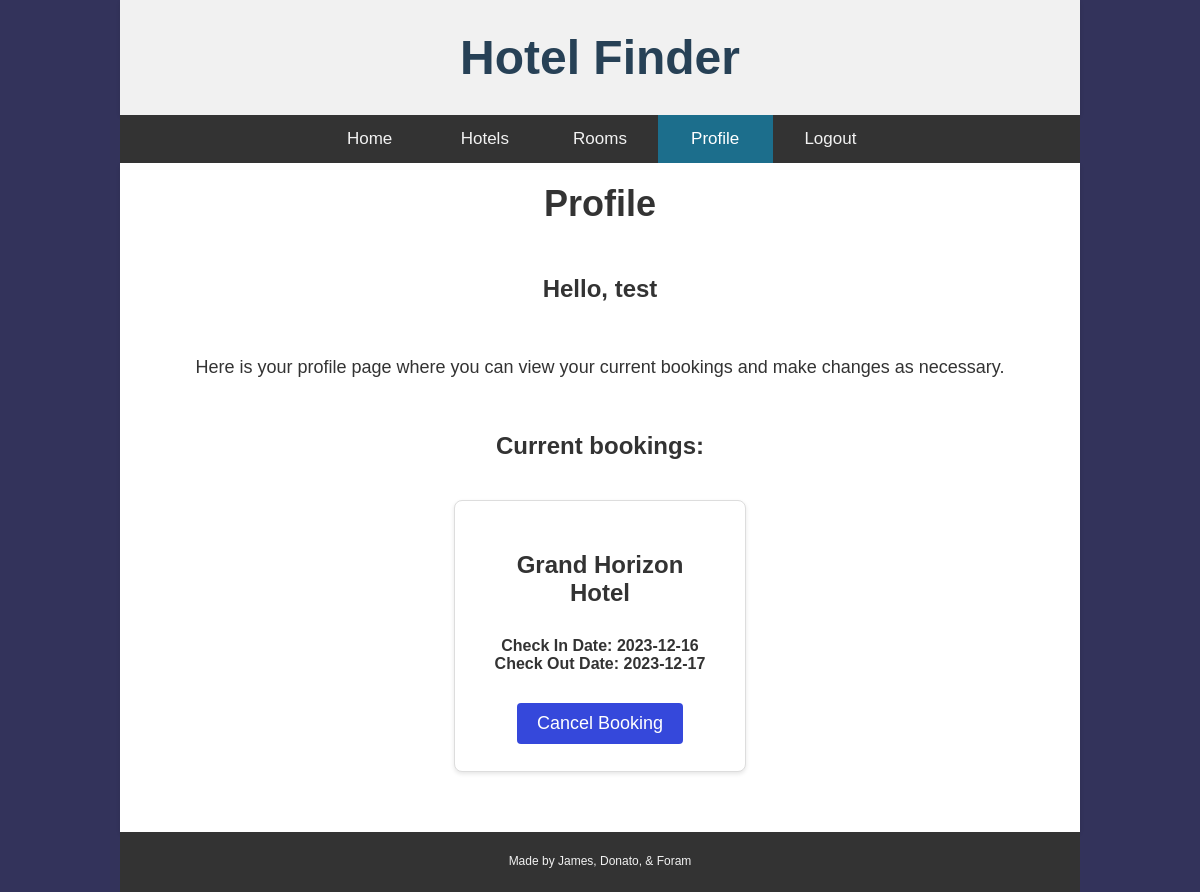
The app's page /profile (signed in) with its own data.
### website/models.py (models this page shows)
class User(db.Model, UserMixin):
    id = db.Column(db.Integer, primary_key=True)
    email = db.Column(db.String(1000), unique=True)
    name = db.Column(db.String(1000))
    password = db.Column(db.String(1000))
    bookings = db.relationship('Booking')

class Booking(db.Model):
    id = db.Column(db.Integer, primary_key=True)
    check_in_date = db.Column(db.Date())
    check_out_date = db.Column(db.Date())
    hotel_name = db.Column(db.String(1000))
    user_id = db.Column(db.Integer, db.ForeignKey('user.id'))

### website/views.py (the view)
@views.route('/profile')
@login_required
def profile():
    return render_template("profile.html", user=current_user, bookings=current_user.bookings)

### website/__init__.py (called while the page is built)
def create_app():
    app = Flask(__name__)
    app.config['SECRET_KEY'] = 'key'
    app.config['SQLALCHEMY_DATABASE_URI'] = f'sqlite:///{DB_NAME}'  # storing our db into a folder
    db.init_app(app)
    from .views import views
    from .auth import auth
    app.register_blueprint(views, url_prefix='/')
    app.register_blueprint(auth, url_prefix='/')
    from .models import User, Hotel, Room, Booking
    with app.app_context():
        db.create_all()
    login_manager = LoginManager()
    login_manager.login_view = 'auth.login'
    login_manager.init_app(app)
    @login_manager.user_loader
    def load_user(id):
        return User.query.get(int(id))
    return app

### website/templates/profile.html (shortened to what this page needs)
<!DOCTYPE html>
<html lang="en">
<head>
    <link rel="stylesheet" href="../static/style.css">
</head>
<body>
    <main>
        <header>
            <a class="homePage" href="/">Hotel Finder</a>
        </header>
        <nav id="navbar">
            {% if user.is_authenticated %}
            <a class="nav-item" id="index" href="/">Home</a>
            <a class="nav-item" id="hotels" href="/hotels">Hotels</a>
            <a class="nav-item" id="rooms" href="/rooms">Rooms</a>
            <a class="nav-item active" id="profile" href="/profile">Profile</a>
            <a class="nav-item" id="logout" href="/logout">Logout</a>
            {% else %}
            <a class="nav-item" id="index" href="/">Home</a>
            <a class="nav-item" id="login" href="/login">Login</a>
            <a class="nav-item" id="signUp" href="/sign-up">Sign Up</a>
            {% endif %}
        </nav>
        <div class="container profile">
            <h1 class="pageTitle">Profile</h1>
            <div class="content">
                <h3>Hello, {{user.name}}</h3>
                <p id="booking-desc">Here is your profile page where you can view your current bookings and make changes
                    as necessary.</p>
                <h2 id="current-bookings">Current bookings: </h2>
                <div class="profile-list">
                    <ul class="list-group list-group-flush" id="bookings">
                        {% for booking in bookings %}
                        <li class="profileBookings">
                            <h3>{{booking.hotel_name}}</h3>
                            <h4>Check In Date: {{booking.check_in_date}}</h4>
                            <h4>Check Out Date: {{booking.check_out_date}}</h4>
                            <button type="button" class="cancelBtn" onClick="removeBooking({{booking.id}})">
                                <span aria-hidden="true">Cancel Booking</span>
                            </button>
                        </li>
                        {% endfor %}
                    </ul>
                </div>
            </div>
        </div>
        <footer>
            <p>Made by James, Donato, & Foram</p>
        </footer>
    </main>
</body>
</html>

### website/static/style.css (style rules this page uses)
* { margin: 0; padding: 0; font-family: sans-serif; }
body { margin: 0; font-size: 28px; font-family: Arial, Helvetica, sans-serif; padding: 0; background-image: linear-gradient(rgba(0, 0, 50, 0.8), rgba(0, 0, 50, 0.8)); color: #333; }
main { width: 80%; text-align: center; margin: auto; }
header { background-color: #fff; padding: 30px; box-shadow: 0 2px 4px rgba(0, 0, 0, 0.1); background-color: #f1f1f1; text-align: center; color: #274156; }
header a { text-decoration: none; color: #274156; font-size: 48px; font-weight: bolder; }
#navbar { display: inline-flex; justify-content: space-between; overflow: hidden; background-color: #333; padding: 0 20% 0 20%; align-items: center; width: 60%; }
#navbar a { float: left; color: #f2f2f2; text-align: center; padding: 14px 16px; text-decoration: none; font-size: 17px; width: 100px; }
#navbar a.active { background-color: #1C6E8C; color: white; }
.container { min-height: 75vh; margin: auto; padding: 20px; background-color: #fff; box-shadow: 0 2px 4px rgba(0, 0, 0, 0.1); display: flex; align-items: center; justify-content: center; }
h1 { font-size: 36px; margin: 0; }
p { line-height: 1.6; margin: 50px 20px 50px 20px; }
footer { bottom: 0; width: 100%; background-color: #333; text-align: center; height: 60px; font-size: 12px; color: #f1f1f1; display: flex; justify-content: center; align-items: center; }
footer p { font-size: 12px; }
button { background-color: #3498db; color: #fff; padding: 10px 20px; border: none; border-radius: 4px; font-size: 18px; cursor: pointer; transition: background-color 0.3s ease; }
ul { list-style: none; padding: 0; }
li { display: inline-block; }
h3 { margin: 50px 30px 30px 30px; font-size: 24px; }
.profile { display: block; }
.profile-list { flex-wrap: wrap; padding: 20px; }
.profileBookings { background-color: #fff; border: 1px solid #ddd; border-radius: 8px; padding: 0 20px 20px 20px; margin: 20px; box-shadow: 0 2px 4px rgba(0, 0, 0, 0.1); width: 250px; height: 250px; flex-direction: column; justify-content: space-between; font-size: 16px; }
.cancelBtn { margin: 30px 0 0 0; background-color: #3548db; }
#current-bookings { font-size: 24px; }
#booking-desc { font-size: 18px; }

### records on screen
User: name "test"
Booking: hotel_name "Grand Horizon Hotel", check_in_date "2023-12-16", check_out_date "2023-12-17"
